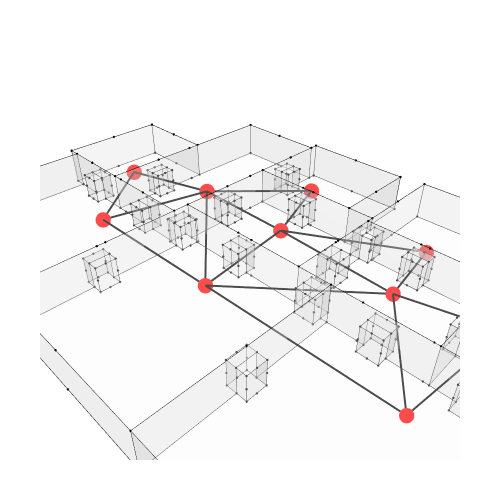

This figure's notebook cell:
### Markdown cell above
## 9. Show the geometry and the graph

### Code cell
Topology.Show(house, g1,
              vertexSizeKey="size",
              vertexColorKey="color",
              edgeWidthKey="width",
              edgeColorKey="color",
              faceOpacity=0.3,
              width=500,
              height=500,
              backgroundColor="white",
              renderer=renderer
              )

### Figure 1 — Plotly figure (JSON) as saved in the notebook; plotly's stock layout.template omitted (floating-point values rounded to 4 significant figures; data arrays with more than 128 entries replaced by an {"elided": "..."} marker saying what was removed)
{"data": [{"customdata": {"elided": "525 str values"}, "hoverinfo": "text", "hovertemplate": {"elided": "525 str values"}, "hovertext": {"elided": "525 str values"}, "legendgroup": "1", "legendrank": 1, "marker": {"color": {"elided": "525 str values"}, "line": {"width": 0}, "opacity": 1, "size": {"elided": "525 float values"}, "sizemode": "diameter", "symbol": "circle"}, "mode": "markers", "name": "1: Untitled (Vertices)", "showlegend": false, "text": {"elided": "525 str values"}, "type": "scatter3d", "x": {"elided": "525 float values"}, "y": {"elided": "525 float values"}, "z": {"elided": "525 int values"}}, {"hoverinfo": "text", "hovertext": [], "legendgroup": "2", "legendrank": 2, "line": {"color": "#000000", "dash": "solid", "width": 1}, "marker": {"color": "#000000", "size": 0.25, "symbol": "circle"}, "mode": "markers+lines", "name": "1: Untitled (Edges)", "showlegend": false, "text": [], "type": "scatter3d", "x": {"elided": "2208 float values"}, "y": {"elided": "2208 float values"}, "z": {"elided": "2208 int values"}}, {"cmax": 1, "cmin": 0, "color": "#FAFAFA", "colorscale": [[0, "#440154"], [0.1111, "#482878"], [0.2222, "#3e4989"], [0.3333, "#31688e"], [0.4444, "#26828e"], [0.5556, "#1f9e89"], [0.6667, "#35b779"], [0.7778, "#6ece58"], [0.8889, "#b5de2b"], [1, "#fde725"]], "flatshading": true, "hoverinfo": "text", "hovertext": "", "i": {"elided": "1188 int values"}, "j": {"elided": "1188 int values"}, "k": {"elided": "1188 int values"}, "legendgroup": "3", "legendrank": 3, "lighting": {"facenormalsepsilon": 0}, "name": "1: Untitled (Faces)", "opacity": 0.3, "showlegend": false, "showscale": false, "text": "", "type": "mesh3d", "x": {"elided": "525 float values"}, "y": {"elided": "525 float values"}, "z": {"elided": "525 int values"}}, {"hoverinfo": "text", "hovertext": [], "legendgroup": "6", "legendrank": 6, "line": {"color": "#000000", "dash": "solid", "width": 4}, "marker": {"color": "#000000", "size": 1, "symbol": "circle"}, "mode": "markers+lines", "name": "2: Untitled Graph (Edges)", "showlegend": false, "text": [], "type": "scatter3d", "x": [71.37, 78.03, null, 41.96, 78.03, null, 40.19, 41.96, null, 41.96, 71.37, null, 72.91, 71.37, null, 40.19, 71.37, null, 71.37, 92.82, null, 40.19, 38.82, null, 38.82, 64.22, null, 38.82, 73.33, null, 73.33, 72.91, null, 40.19, 73.33, null, 73.33, 64.22, null, 73.33, 98.4, null, 72.91, 98.4, null, 40.19, 72.91, null, 72.91, 92.82, null], "y": [44.57, 19.17, null, 23.1, 19.17, null, 80.42, 23.1, null, 23.1, 44.57, null, 84.0, 44.57, null, 80.42, 44.57, null, 44.57, 47.48, null, 80.42, 126.7, null, 126.7, 147.2, null, 126.7, 117.9, null, 117.9, 84.0, null, 80.42, 117.9, null, 117.9, 147.2, null, 117.9, 93.15, null, 84.0, 93.15, null, 80.42, 84.0, null, 84.0, 47.48, null], "z": [5.01, 4.923, null, 4.741, 4.923, null, 5.039, 4.741, null, 4.741, 5.01, null, 5.149, 5.01, null, 5.039, 5.01, null, 5.01, 5.565, null, 5.039, 5.143, null, 5.143, 5.143, null, 5.143, 5.108, null, 5.108, 5.149, null, 5.039, 5.108, null, 5.108, 5.143, null, 5.108, 5.143, null, 5.149, 5.143, null, 5.039, 5.149, null, 5.149, 5.565, null]}, {"customdata": ["", "", "", "", "", "", "", "", "", ""], "hoverinfo": "text", "hovertemplate": ["Click ", "Click ", "Click ", "Click ", "Click ", "Click ", "Click ", "Click ", "Click ", "Click "], "hovertext": ["", "", "", "", "", "", "", "", "", ""], "legendgroup": "5", "legendrank": 5, "marker": {"color": ["#FF0000", "#FF0000", "#FF0000", "#FF0000", "#FF0000", "#FF0000", "#FF0000", "#FF0000", "#FF0000", "#FF0000"], "line": {"width": 0}, "opacity": 1, "size": [18, 18, 18, 18, 18, 18, 18, 18, 18, 18], "sizemode": "diameter", "symbol": "circle"}, "mode": "markers", "name": "2: Untitled Graph (Vertices)", "showlegend": false, "text": ["", "", "", "", "", "", "", "", "", ""], "type": "scatter3d", "x": [78.03, 41.96, 71.37, 38.82, 73.33, 64.22, 98.4, 40.19, 92.82, 72.91], "y": [19.17, 23.1, 44.57, 126.7, 117.9, 147.2, 93.15, 80.42, 47.48, 84.0], "z": [4.923, 4.741, 5.01, 5.143, 5.108, 5.143, 5.143, 5.039, 5.565, 5.149]}], "layout": {"autosize": true, "height": 500, "margin": {"b": 40, "l": 40, "r": 40, "t": 40}, "paper_bgcolor": "#FFFFFF", "plot_bgcolor": "#FFFFFF", "scene": {"aspectmode": "data", "camera": {"center": {"x": 0, "y": 0, "z": 0}, "eye": {"x": -1.25, "y": -1.25, "z": 1.25}, "projection": {"type": "perspective"}, "up": {"x": 0, "y": 0, "z": 1}}, "xaxis": {"visible": false}, "yaxis": {"visible": false}, "zaxis": {"visible": false}}, "showlegend": true, "width": 500, "xaxis": {"showgrid": false, "visible": false, "zeroline": false}, "yaxis": {"showgrid": false, "visible": false, "zeroline": false}}}
